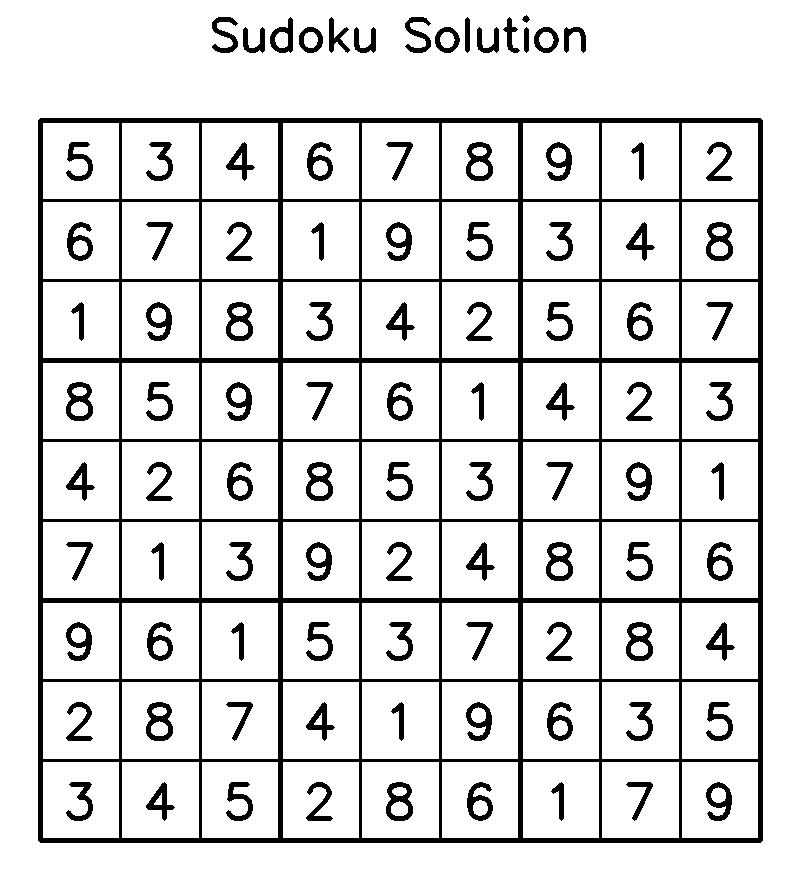
#> input picture sudoku_solution_image.png, 800 x 880 px
$ python sudoku_to_csv.py --image sudoku_solution_image.png
#> lines starting #> are read from the running program, lines starting #| are printed output that depends on the picture; after the words box and inside, x2 and y2 are one past the last pixel; in counts of white or black regions, pixels touching at a corner belong together
# sudoku_to_csv.py
import argparse
import csv
import os
from typing import List, Optional, Tuple

import cv2
import numpy as np
import pytesseract


# -------------------- Geometry helpers --------------------
def order_points(pts: np.ndarray) -> np.ndarray:
    rect = np.zeros((4, 2), dtype="float32")
    s = pts.sum(axis=1)
    rect[0] = pts[np.argmin(s)]       # top-left
    rect[2] = pts[np.argmax(s)]       # bottom-right
    d = np.diff(pts, axis=1)
    rect[1] = pts[np.argmin(d)]       # top-right
    rect[3] = pts[np.argmax(d)]       # bottom-left
    return rect


def four_point_transform(image: np.ndarray, pts: np.ndarray) -> Tuple[np.ndarray, np.ndarray, np.ndarray]:
    rect = order_points(pts)
    (tl, tr, br, bl) = rect

    widthA = np.linalg.norm(br - bl)
    widthB = np.linalg.norm(tr - tl)
    maxWidth = int(max(widthA, widthB))

    heightA = np.linalg.norm(tr - br)
    heightB = np.linalg.norm(tl - bl)
    maxHeight = int(max(heightA, heightB))

    dst = np.array(
        [[0, 0],
         [maxWidth - 1, 0],
         [maxWidth - 1, maxHeight - 1],
         [0, maxHeight - 1]], dtype="float32"
    )

    M = cv2.getPerspectiveTransform(rect, dst)
    warped = cv2.warpPerspective(image, M, (maxWidth, maxHeight))
    return warped, M, rect


def find_puzzle_contour(gray: np.ndarray) -> Optional[np.ndarray]:
    blur = cv2.GaussianBlur(gray, (7, 7), 0)
    thr = cv2.adaptiveThreshold(
        blur, 255, cv2.ADAPTIVE_THRESH_GAUSSIAN_C, cv2.THRESH_BINARY, 11, 2
    )
    thr = cv2.bitwise_not(thr)

    contours, _ = cv2.findContours(thr, cv2.RETR_EXTERNAL, cv2.CHAIN_APPROX_SIMPLE)
    contours = sorted(contours, key=cv2.contourArea, reverse=True)
    for cnt in contours:
        peri = cv2.arcLength(cnt, True)
        approx = cv2.approxPolyDP(cnt, 0.02 * peri, True)
        if len(approx) == 4:
            return approx.reshape(4, 2).astype(np.float32)
    return None


# -------------------- Cell extraction & OCR --------------------
def split_into_cells(warped_gray: np.ndarray) -> List[np.ndarray]:
    H, W = warped_gray.shape[:2]
    side = min(H, W)
    warped_gray = warped_gray[:side, :side]
    step = side // 9
    cells = []
    for r in range(9):
        for c in range(9):
            cell = warped_gray[r * step:(r + 1) * step, c * step:(c + 1) * step]
            m = int(0.12 * step)  # trim borders to avoid grid lines
            cell = cell[m:step - m, m:step - m]
            cells.append(cell)
    return cells


def is_cell_empty(cell_gray: np.ndarray, empty_threshold: float = 0.02) -> Tuple[bool, float]:
    # Otsu + invert → count white pixels as ink
    th = cv2.threshold(cell_gray, 0, 255, cv2.THRESH_BINARY_INV + cv2.THRESH_OTSU)[1]
    nz = cv2.countNonZero(th)
    area = th.shape[0] * th.shape[1]
    ratio = (nz / float(area)) if area else 0.0
    return (ratio < empty_threshold), ratio


def read_digit(cell_gray: np.ndarray, tesseract_cmd: Optional[str] = None) -> int:
    if tesseract_cmd:
        pytesseract.pytesseract.tesseract_cmd = tesseract_cmd

    th = cv2.threshold(cell_gray, 0, 255, cv2.THRESH_BINARY_INV + cv2.THRESH_OTSU)[1]
    th = cv2.morphologyEx(th, cv2.MORPH_OPEN, np.ones((2, 2), np.uint8), iterations=1)

    config = "--oem 1 --psm 10 -c tessedit_char_whitelist=0123456789"
    txt = pytesseract.image_to_string(th, config=config)
    digits = [ch for ch in txt if ch.isdigit()]
    if not digits:
        return 0

    # choose most frequent digit
    counts = {}
    for ch in digits:
        counts[ch] = counts.get(ch, 0) + 1
    d = int(max(counts, key=counts.get))
    return d if 1 <= d <= 9 else 0


def ocr_grid(warped_gray: np.ndarray, tesseract_cmd: Optional[str]) -> Tuple[np.ndarray, np.ndarray, np.ndarray]:
    cells = split_into_cells(warped_gray)
    grid = np.zeros((9, 9), dtype=int)
    status = np.empty((9, 9), dtype=object)  # "blank" or "number"
    ink_ratio = np.zeros((9, 9), dtype=float)

    for i, cell in enumerate(cells):
        r, c = divmod(i, 9)
        empty, ratio = is_cell_empty(cell)
        ink_ratio[r, c] = ratio
        if empty:
            grid[r, c] = 0
            status[r, c] = "blank"
        else:
            d = read_digit(cell, tesseract_cmd)
            grid[r, c] = d
            status[r, c] = "number" if d != 0 else "blank"  # treat uncertain as blank
    return grid, status, ink_ratio


# -------------------- Main pipeline --------------------
def process_image_to_csv(
    image_path: str,
    out_grid_csv: str,
    out_cells_csv: str,
    tesseract_cmd: Optional[str] = None,
    save_warped_preview: Optional[str] = None,
) -> None:
#> called with image_path = 'sudoku_solution_image.png', out_grid_csv = 'sudoku_grid.csv', out_cells_csv = 'sudoku_cells.csv'
    if not os.path.exists(image_path):
        raise FileNotFoundError(f"Image not found: {image_path}")

    bgr = cv2.imread(image_path)
#> bgr is the input picture: shape (880, 800, 3); 87% white; 97 black regions, largest, box (x1, y1, x2, y2) and area: (38, 118, 763, 843) 53644, (466, 142, 493, 181) 552, (706, 222, 733, 261) 552
    if bgr is None:
        raise RuntimeError("Failed to read image (unsupported format or corrupted).")

    gray = cv2.cvtColor(bgr, cv2.COLOR_BGR2GRAY)
    quad = find_puzzle_contour(gray)
#> in find_puzzle_contour, `blur = cv2.GaussianBlur(gray, (7, 7), 0)`:
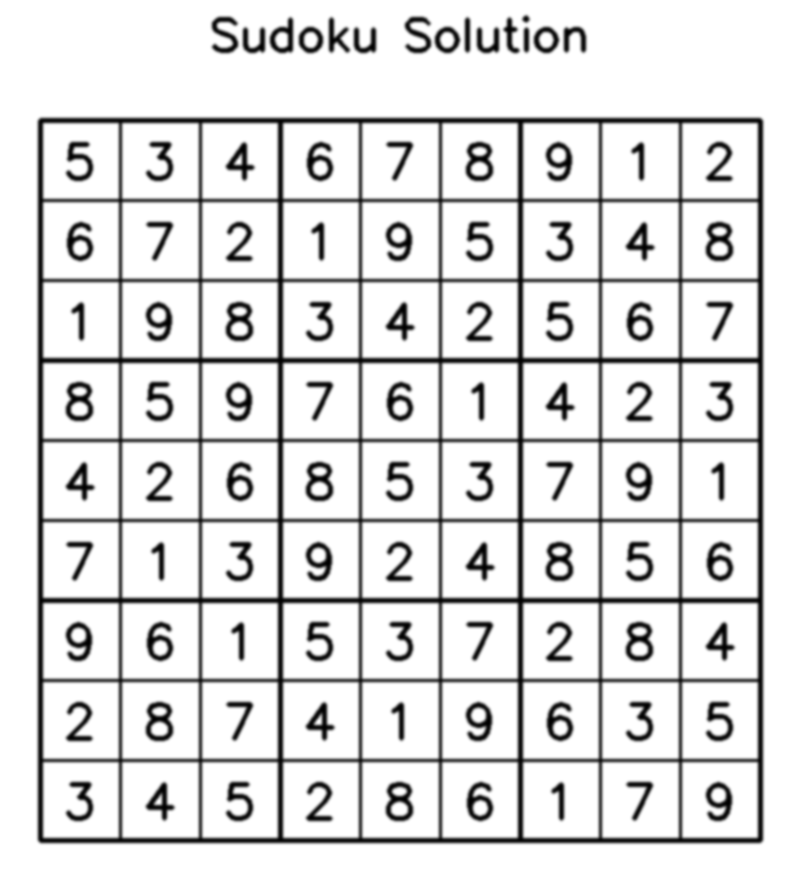
#> blur: shape (880, 800); min 0, max 255, mean 221.9
#> in find_puzzle_contour, `thr = cv2.adaptiveThreshold( blur, 255, cv2.ADAPTIVE_THRESH_GAUSSIAN_C..`:
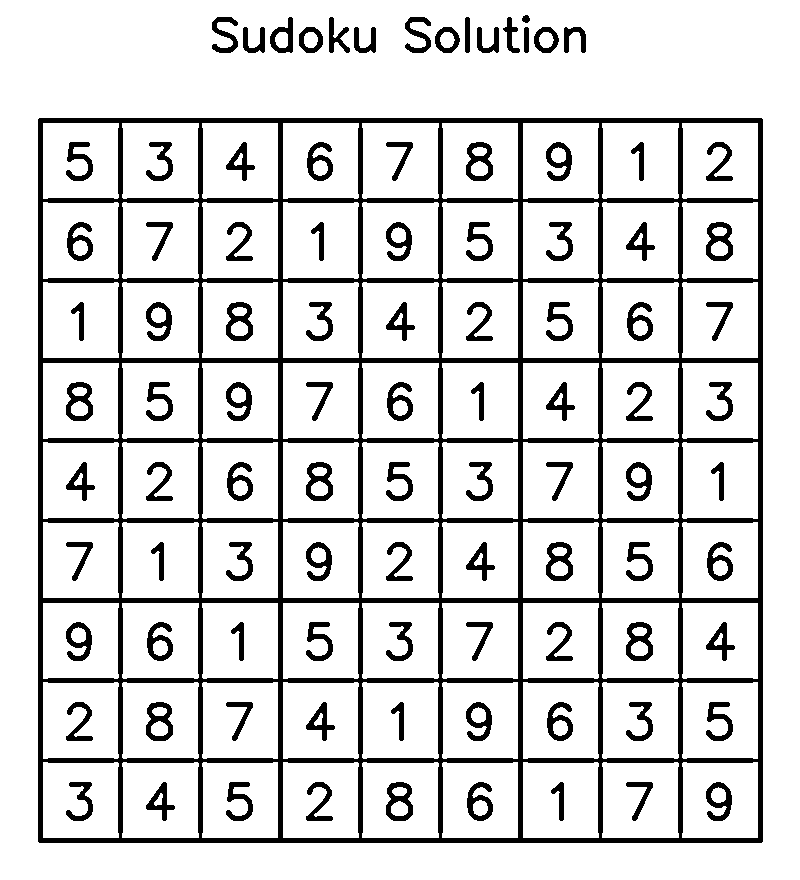
#> thr: shape (880, 800); 84.8% white; 97 black regions, largest, box (x1, y1, x2, y2) and area: (38, 118, 763, 843) 68124, (466, 142, 493, 181) 561, (706, 222, 733, 261) 561
#> in find_puzzle_contour, `thr = cv2.bitwise_not(thr)`: thr: shape (880, 800); 15.2% white; 97 white regions
#> in find_puzzle_contour, `contours, _ = cv2.findContours(thr, cv2.RETR_EXTERNAL, cv2.CHAIN_APPRO..`: contours = 16 contours; largest, box (x1, y1, x2, y2) and area: (38, 118, 763, 843) 524174, (270, 17, 293, 53) 524, (534, 27, 559, 53) 470, (435, 27, 460, 53) 470, (299, 27, 323, 53) 470
#> the loop in find_puzzle_contour, `for cnt in contours:` made 1 pass
#> (peri, approx) on pass 1: (2893.7, [[39, 118], [38, 841], [761, 842], [762, 119]])
#> quad = [[39, 118], [38, 841], [761, 842], [762, 119]]
    if quad is None:
        raise RuntimeError("Sudoku contour not found. Ensure the full grid is visible and contrasted.")

    warped, _, _ = four_point_transform(bgr, quad)
#> in order_points, `s = pts.sum(axis=1)`: s = [157, 879, 1603, 881]
#> in order_points, `d = np.diff(pts, axis=1)`: d = [79, 803, 81, -643]
#> in four_point_transform, `rect = order_points(pts)`: rect = [[39, 118], [762, 119], [761, 842], [38, 841]]
#> in four_point_transform, `(tl, tr, br, bl) = rect`: tl = [39, 118]; tr = [762, 119]; br = [761, 842]; bl = [38, 841]
#> in four_point_transform, `widthA = np.linalg.norm(br - bl)`: widthA = 723
#> in four_point_transform, `dst = np.array( [[0, 0], [maxWidth - 1, 0], [maxWidth - 1, maxHeight -..`: dst = [[0, 0], [722, 0], [722, 722], [0, 722]]
#> in four_point_transform, `M = cv2.getPerspectiveTransform(rect, dst)`: M = [[0.999, 0.00138, -39.11], [-0.00138, 0.999, -117.8], [1.91e-19, -2.7e-20, 1]]
#> in four_point_transform, `warped = cv2.warpPerspective(image, M, (maxWidth, maxHeight))`:
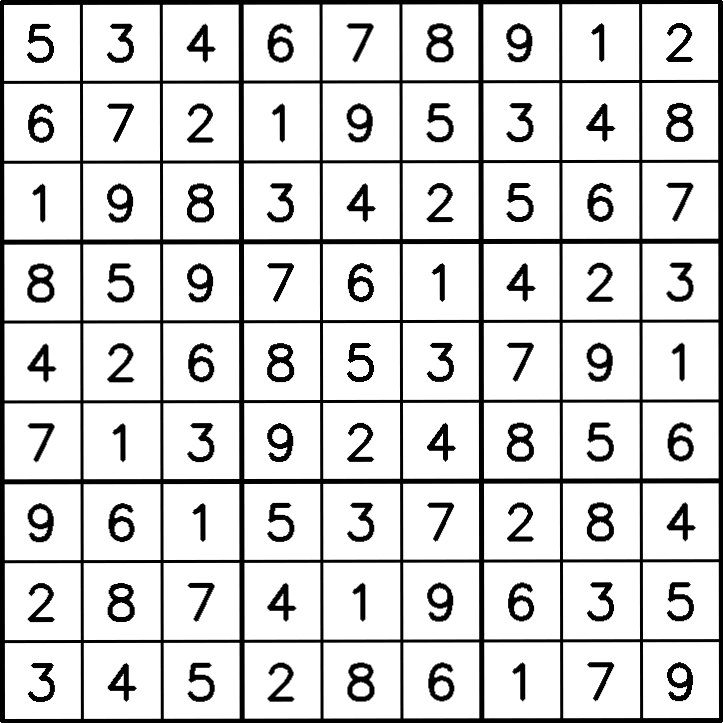
#> warped: shape (723, 723, 3); min 0, max 255, mean 213.3
    warped_gray = cv2.cvtColor(warped, cv2.COLOR_BGR2GRAY)

    grid, status, ink_ratio = ocr_grid(warped_gray, tesseract_cmd)
#> after the loop in split_into_cells, `for r in range(9):`: cells = 81 items
#> the loop in ocr_grid, `for i, cell in enumerate(cells):` made 1 pass
#> (r, c, nz in is_cell_empty, area in is_cell_empty, ratio, empty) on pass 1: (0, 0, 453, 3844, 0.118, False)
#> pass 1, in is_cell_empty, `th = cv2.threshold(cell_gray, 0, 255, cv2.THRESH_BINARY_INV + cv2.THRE..`:
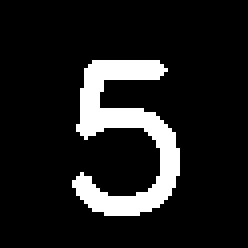
#> th: shape (62, 62) (shown 4 times larger); 11.8% white; 1 white region, box (x1, y1, x2, y2) and area: (18, 15, 45, 54) 453
#> pass 1, in read_digit, `th = cv2.morphologyEx(th, cv2.MORPH_OPEN, np.ones((2, 2), np.uint8), i..`:
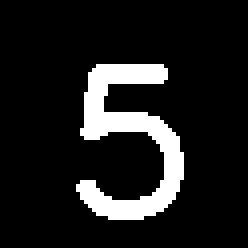
#> th: shape (62, 62) (shown 4 times larger); 11.7% white; 1 white region, box (x1, y1, x2, y2) and area: (19, 16, 46, 55) 450

    # Export 9x9 grid (0 for blanks)
    with open(out_grid_csv, "w", newline="", encoding="utf-8") as f:
        writer = csv.writer(f)
        for r in range(9):
            writer.writerow(list(map(int, grid[r, :])))

    # Export per-cell detailed CSV
    with open(out_cells_csv, "w", newline="", encoding="utf-8") as f:
        writer = csv.writer(f)
        writer.writerow(["row", "col", "status", "value", "ink_ratio"])
        for r in range(9):
            for c in range(9):
                writer.writerow([r, c, status[r, c], int(grid[r, c]), f"{ink_ratio[r, c]:.4f}"])

    if save_warped_preview:
        cv2.imwrite(save_warped_preview, warped)

    print(f"SUCCESS: Wrote grid matrix to: {out_grid_csv}")
    print(f"SUCCESS: Wrote cell details to: {out_cells_csv}")
    if save_warped_preview:
        print(f"SUCCESS: Saved warped preview: {save_warped_preview}")


def parse_args():
    ap = argparse.ArgumentParser(
        description="Detect Sudoku digits and blanks from an image and export to CSV."
    )
    ap.add_argument("--image", required=True, help="Path to the Sudoku image (jpg/png).")
    ap.add_argument("--out-grid", default="sudoku_grid.csv", help="Output CSV path for 9x9 matrix.")
    ap.add_argument("--out-cells", default="sudoku_cells.csv", help="Output CSV path for per-cell rows.")
    ap.add_argument("--tesseract", default=None, help="Path to tesseract executable (if not on PATH).")
    ap.add_argument("--save-warped", default=None, help="Optional path to save warped grid preview (PNG).")
    return ap.parse_args()


if __name__ == "__main__":
    args = parse_args()
    process_image_to_csv(
        image_path=args.image,
        out_grid_csv=args.out_grid,
        out_cells_csv=args.out_cells,
        tesseract_cmd=args.tesseract,
        save_warped_preview=args.save_warped,
    )
#> (the call stopped at in read_digit, `txt = pytesseract.image_to_string(th, config=config)`: pytesseract is not available in this run)
